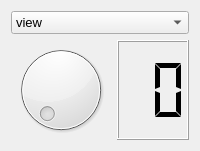
             <widget class="QWidget" name="page_2">
              <layout class="QVBoxLayout" name="verticalLayout_8">
               <item>
                <widget class="QComboBox" name="comboBoxBit">
                 <property name="font">
                  <font>
                   <pointsize>10</pointsize>
                   <italic>false</italic>
                  </font>
                 </property>
                 <item>
                  <property name="text">
                   <string>view</string>
                  </property>
                 </item>
                 <item>
                  <property name="text">
                   <string>on</string>
                  </property>
                 </item>
                 <item>
                  <property name="text">
                   <string>off</string>
                  </property>
                 </item>
                </widget>
               </item>
               <item>
                <layout class="QHBoxLayout" name="horizontalLayout_7">
                 <item>
                  <widget class="QDial" name="dial">
                   <property name="maximum">
                    <number>7</number>
                   </property>
                  </widget>
                 </item>
                 <item>
                  <widget class="QLCDNumber" name="lcdNumber">
                   <property name="frameShape">
                    <enum>QFrame::Box</enum>
                   </property>
                   <property name="lineWidth">
                    <number>1</number>
                   </property>
                   <property name="smallDecimalPoint">
                    <bool>false</bool>
                   </property>
                   <property name="digitCount">
                    <number>2</number>
                   </property>
                   <property name="mode">
                    <enum>QLCDNumber::Dec</enum>
                   </property>
                   <property name="segmentStyle">
                    <enum>QLCDNumber::Flat</enum>
                   </property>
                   <property name="intValue" stdset="0">
                    <number>0</number>
                   </property>
                  </widget>
                 </item>
                </layout>
               </item>
              </layout>
             </widget>
